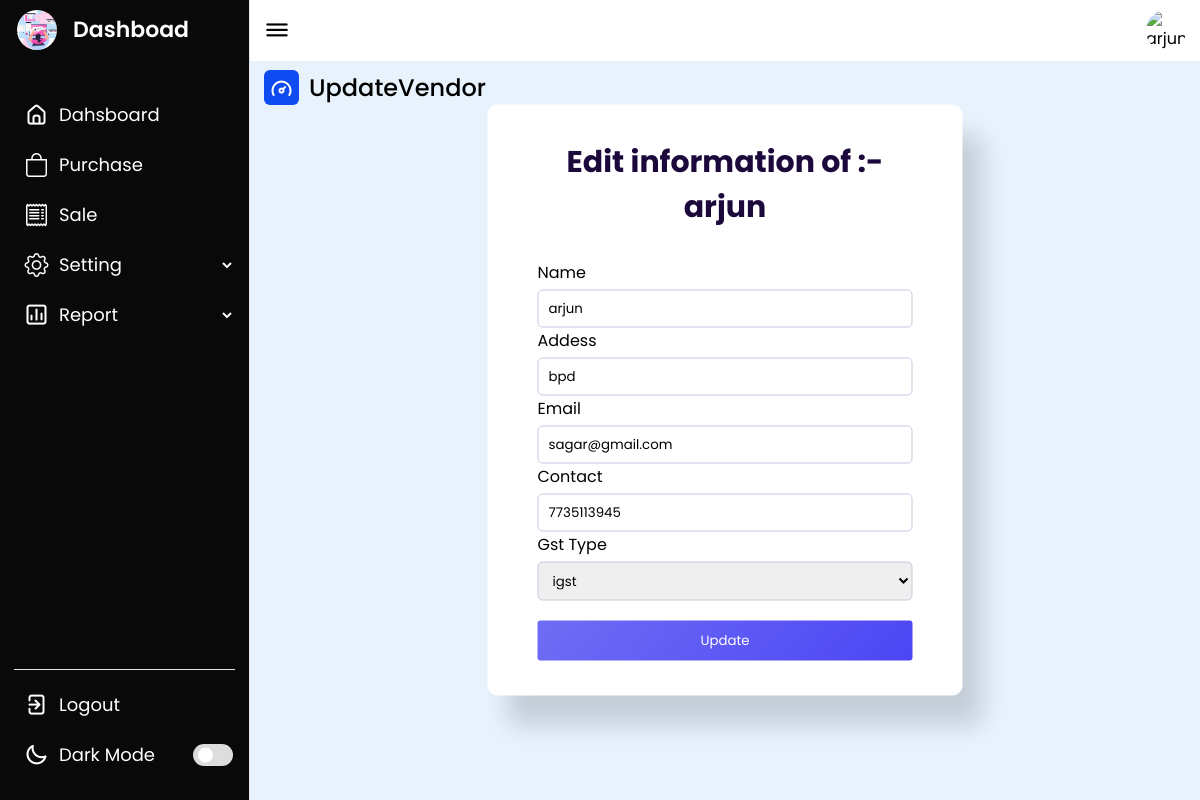
Page /updatevendor.php?vid=11 (signed in) on the committed database.
### tables this page shows
CREATE TABLE `vendor_master` (
  `vendor_id` int(100) NOT NULL,
  `vendor_name` varchar(100) NOT NULL,
  `vendor_address` varchar(100) NOT NULL,
  `vendor_email` varchar(100) NOT NULL,
  `vendor_contact` varchar(100) NOT NULL,
  `gst_type` varchar(100) NOT NULL
);

### updatevendor.php (the view, shortened to what this page needs)
<?php
require('db.php');
?>
<!DOCTYPE html>
<html lang="en">
<head>
    <link rel="stylesheet" href="css/mycss.css">
</head>
<body>
    <?php
    $uid=$_GET['vid'];
    $ret=mysqli_query($con,"select * from vendor_master where vendor_id='$uid'");
    $row=mysqli_fetch_array($ret);
    ?>
    <?php
	include 'navbar.php';
	?>
    <section class="dashboard">
    <div class="top">
            <i class="uil uil-bars sidebar-toggle"></i>
            <img src="images/profile.jpeg" alt="arjun">
        </div>
        <div class="dash-content">
            <div class="overview">
                <div class="title">
                    <i class="uil uil-tachometer-fast-alt"></i>
                    <span class="text">UpdateVendor</span>
                </div>
                <div class="container">
       <h1>Edit information of :-<?php echo $row['vendor_name'];?></h1>
   <form name="form" method="post" action="">
    Name
   <p><input type="text" name="name" value="<?php echo $row['vendor_name'];?>"/></p>
   Addess
   <p><input type="text" name="address" value="<?php echo $row['vendor_address'];?>"/></p>
   Email
   <p><input type="text" name="email"  value="<?php echo $row['vendor_email'];?>"/></p>
   Contact
   <p><input type="text" name="contact"  value="<?php echo $row['vendor_contact'];?>"/></p>
   Gst Type
   <select name="gst" required>
   <option value=<?php echo $row['gst_type'];?>><?php echo $row['gst_type'];?></option>
</select>
<button name="register">Update</button>
</form>
</div>
        </div>
        </div>
    </section>
</body>
</html>

### css/mycss.css (style rules this page uses)
body { height: 100vh; background: linear-gradient( 135deg, #6f6df4, #4c46f5 ); }
:root { --primar-color: #ffffff; --tran-05: all 0.5s ease; --tran-03: all 0.3s ease; --tran-03: all 0.2s ease; }
.container { background-color: var(--primar-color); width: 50%; min-width: 420px; padding: 35px 50px; transform: translate(-50%,-50%); position: absolute; left: 50%; top: 50%; border-radius: 10px; box-shadow: 20px 30px 25px rgba(0,0,0,0.15); }
h1 { font-size: 30px; text-align: center; color: #1c093c; }
p { position: relative; margin: auto; width: 100%; text-align: center; color: #606060; font-size: 14px; font-weight: 400; }
form { width: 100%; position: relative; margin: 30px auto 0 auto; }
textarea, input,select { width: 100%; font-weight: 400; padding: 8px 10px; border-radius: 5px; border: 1.2px solid #c4cae0; margin-top: 5px; }
button { border: none; padding: 10px 20px; background: linear-gradient( 130deg, #6f6df4, #4c46f5 ); color: #ffffff; border-radius: 3px; margin-top: 20px; width: 100%; }

### css/style.css (style rules this page uses)
* { margin: 0; padding: 0; box-sizing: border-box; font-family: 'Poppins', sans-serif; }
:root { --primary-color: #0E4BF1; --panel-color: #FFF; --text-color: #000; --black-light-color: #707070; --border-color: #e6e5e5; --toggle-color: #DDD; --box1-color: #62a5ec; --box2-color: #FFE6AC; --box3-color: #E7D1FC; --box4-color: #87e6e3; --title-icon-color: #fff; --nav-color: #090909; --dash-color: #e7f2fd; --tran-05: all 0.5s ease; --tran-03: all 0.3s ease; --tran-03: all 0.2s ease; }
body { min-height: 100vh; background-color: var(--primary-color); }
.dashboard { position: relative; left: 250px; background-color: var(--dash-color); min-height: 100vh; width: calc(100% - 250px); padding: 10px 14px; transition: var(--tran-05); }
.dashboard .top { position: fixed; top: 0; left: 250px; display: flex; width: calc(100% - 250px); justify-content: space-between; align-items: center; padding: 10px 14px; background-color: var(--panel-color); transition: var(--tran-05); z-index: 10; }
.dashboard .top .sidebar-toggle { font-size: 26px; color: var(--text-color); cursor: pointer; }
.top img { width: 40px; border-radius: 50%; }
.dashboard .dash-content { padding-top: 0px; }
.dash-content .title { display: flex; align-items: center; margin: 60px 0 30px 0; }
.dash-content .title i { position: relative; height: 35px; width: 35px; background-color: var(--primary-color); border-radius: 6px; color: var(--title-icon-color); display: flex; align-items: center; justify-content: center; font-size: 24px; }
.dash-content .title .text { font-size: 24px; font-weight: 500; color: var(--text-color); margin-left: 10px; }

### rows in the picture
vendor_master: vendor_name "arjun", name "arjun", address "bpd", email "sagar@gmail.com", contact "7735113945", gst "igst"
